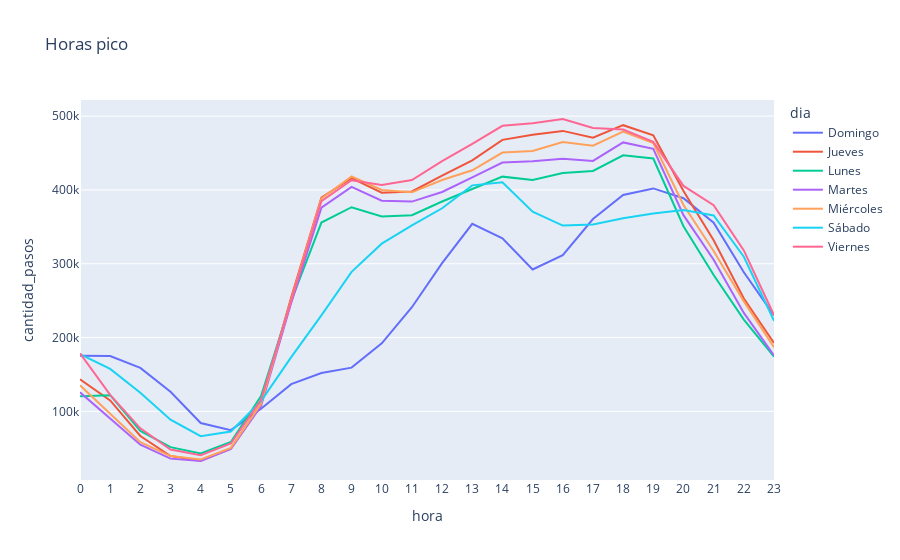

Notebook source saved alongside this figure:
### Code cell
fig= px.line(horas_pico, x= "hora" , y="cantidad_pasos", title= "Horas pico",color="dia")
fig.update_xaxes(nticks=24,showgrid=False)
fig.show()

### Figure 1 — Plotly figure (JSON) as saved in the notebook; plotly's stock layout.template omitted (floating-point values rounded to 4 significant figures)
{"data": [{"hovertemplate": "dia=Domingo<br>hora=%{x}<br>cantidad_pasos=%{y}<extra></extra>", "legendgroup": "Domingo", "line": {"color": "#636efa", "dash": "solid"}, "mode": "lines", "name": "Domingo", "orientation": "v", "showlegend": true, "type": "scatter", "x": [0, 1, 2, 3, 4, 5, 6, 7, 8, 9, 10, 11, 12, 13, 14, 15, 16, 17, 18, 19, 20, 21, 22, 23], "xaxis": "x", "y": [175503, 174892, 158936, 126493, 84218, 74565, 103602, 136934, 152062, 159287, 192114, 241078, 300748, 354128, 334508, 292293, 311725, 360634, 393174, 402092, 388792, 355545, 288482, 230156], "yaxis": "y"}, {"hovertemplate": "dia=Jueves<br>hora=%{x}<br>cantidad_pasos=%{y}<extra></extra>", "legendgroup": "Jueves", "line": {"color": "#EF553B", "dash": "solid"}, "mode": "lines", "name": "Jueves", "orientation": "v", "showlegend": true, "type": "scatter", "x": [0, 1, 2, 3, 4, 5, 6, 7, 8, 9, 10, 11, 12, 13, 14, 15, 16, 17, 18, 19, 20, 21, 22, 23], "xaxis": "x", "y": [143478, 114884, 66635, 39471, 33013, 49475, 110235, 254449, 389612, 415943, 396237, 397938, 419340, 440162, 467844, 474665, 480024, 470824, 487757, 474179, 398499, 331869, 253020, 192616], "yaxis": "y"}, {"hovertemplate": "dia=Lunes<br>hora=%{x}<br>cantidad_pasos=%{y}<extra></extra>", "legendgroup": "Lunes", "line": {"color": "#00cc96", "dash": "solid"}, "mode": "lines", "name": "Lunes", "orientation": "v", "showlegend": true, "type": "scatter", "x": [0, 1, 2, 3, 4, 5, 6, 7, 8, 9, 10, 11, 12, 13, 14, 15, 16, 17, 18, 19, 20, 21, 22, 23], "xaxis": "x", "y": [120652, 121964, 73602, 51516, 42897, 58508, 120839, 249594, 355830, 376614, 364123, 365812, 384354, 401334, 418030, 413624, 422814, 425688, 446958, 442566, 350811, 284835, 224281, 174141], "yaxis": "y"}, {"hovertemplate": "dia=Martes<br>hora=%{x}<br>cantidad_pasos=%{y}<extra></extra>", "legendgroup": "Martes", "line": {"color": "#ab63fa", "dash": "solid"}, "mode": "lines", "name": "Martes", "orientation": "v", "showlegend": true, "type": "scatter", "x": [0, 1, 2, 3, 4, 5, 6, 7, 8, 9, 10, 11, 12, 13, 14, 15, 16, 17, 18, 19, 20, 21, 22, 23], "xaxis": "x", "y": [125842, 90135, 54797, 35983, 32782, 49081, 107164, 247057, 376122, 404214, 385444, 384219, 397236, 416998, 437173, 438987, 442261, 439292, 464428, 455799, 365824, 305531, 233454, 175728], "yaxis": "y"}, {"hovertemplate": "dia=Miércoles<br>hora=%{x}<br>cantidad_pasos=%{y}<extra></extra>", "legendgroup": "Miércoles", "line": {"color": "#FFA15A", "dash": "solid"}, "mode": "lines", "name": "Miércoles", "orientation": "v", "showlegend": true, "type": "scatter", "x": [0, 1, 2, 3, 4, 5, 6, 7, 8, 9, 10, 11, 12, 13, 14, 15, 16, 17, 18, 19, 20, 21, 22, 23], "xaxis": "x", "y": [135375, 97487, 58349, 39409, 34826, 50508, 110214, 251679, 388422, 418425, 399942, 396781, 413481, 426691, 450696, 452880, 464851, 460051, 479002, 463643, 379547, 317353, 248995, 186919], "yaxis": "y"}, {"hovertemplate": "dia=Sábado<br>hora=%{x}<br>cantidad_pasos=%{y}<extra></extra>", "legendgroup": "Sábado", "line": {"color": "#19d3f3", "dash": "solid"}, "mode": "lines", "name": "Sábado", "orientation": "v", "showlegend": true, "type": "scatter", "x": [0, 1, 2, 3, 4, 5, 6, 7, 8, 9, 10, 11, 12, 13, 14, 15, 16, 17, 18, 19, 20, 21, 22, 23], "xaxis": "x", "y": [177676, 157499, 125273, 88673, 66363, 72740, 113834, 173463, 230080, 289048, 327219, 351874, 375213, 406229, 410433, 370476, 351765, 353235, 361789, 368079, 372960, 365433, 309503, 222858], "yaxis": "y"}, {"hovertemplate": "dia=Viernes<br>hora=%{x}<br>cantidad_pasos=%{y}<extra></extra>", "legendgroup": "Viernes", "line": {"color": "#FF6692", "dash": "solid"}, "mode": "lines", "name": "Viernes", "orientation": "v", "showlegend": true, "type": "scatter", "x": [0, 1, 2, 3, 4, 5, 6, 7, 8, 9, 10, 11, 12, 13, 14, 15, 16, 17, 18, 19, 20, 21, 22, 23], "xaxis": "x", "y": [178615, 122255, 77002, 48353, 40761, 56453, 115729, 250837, 384849, 413170, 406711, 413408, 438997, 462448, 486894, 490463, 496128, 483997, 481928, 465097, 405452, 379383, 318075, 230267], "yaxis": "y"}], "layout": {"autosize": true, "legend": {"title": {"text": "dia"}, "tracegroupgap": 0}, "title": {"text": "Horas pico"}, "xaxis": {"anchor": "y", "autorange": true, "domain": [0, 1], "nticks": 24, "range": [0, 23], "showgrid": false, "title": {"text": "hora"}, "type": "linear"}, "yaxis": {"anchor": "x", "autorange": true, "domain": [0, 1], "range": [7041.0, 521900.0], "title": {"text": "cantidad_pasos"}, "type": "linear"}}}
